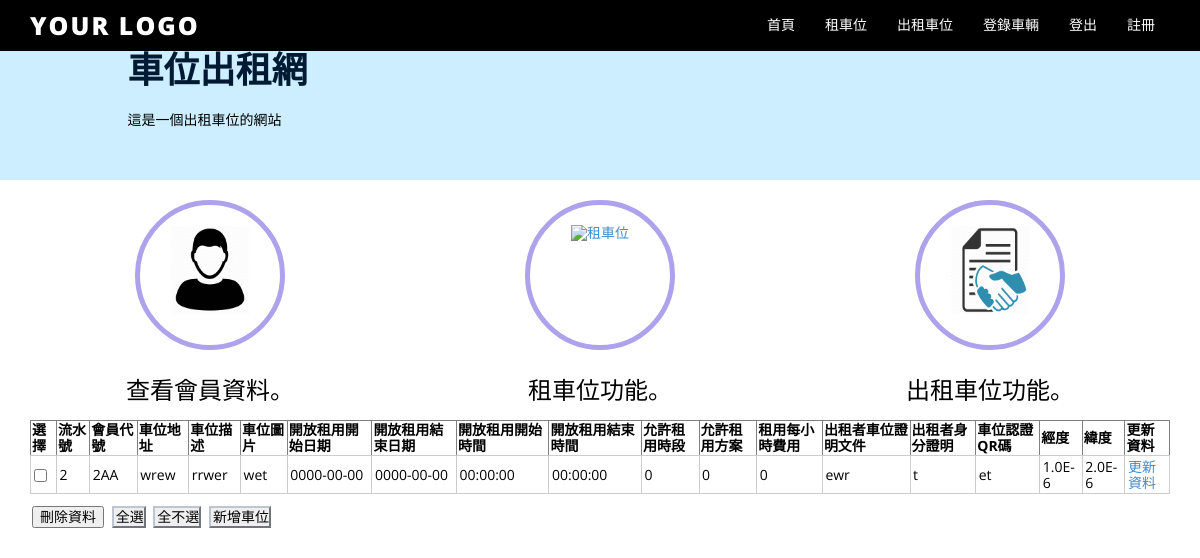
The app's page /rent.php (signed in) with its own data.
### tables this page shows
CREATE TABLE `parking` (
  `no` int(11) NOT NULL,
  `id` varchar(20) NOT NULL,
  `address` varchar(100) NOT NULL,
  `description` varchar(300) NOT NULL,
  `picture` varchar(300) NOT NULL,
  `startDate` date NOT NULL,
  `endDate` date NOT NULL,
  `startTime` time NOT NULL,
  `endTime` time NOT NULL,
  `session` int(11) NOT NULL,
  `caseNo` int(11) NOT NULL,
  `price` int(11) NOT NULL,
  `parkingDoc` varchar(300) NOT NULL,
  `userDoc` varchar(300) NOT NULL,
  `QRCode` varchar(100) NOT NULL,
  `longitude` int(11) NOT NULL,
  `latitude` int(11) NOT NULL
);

### rent.php (the view, shortened to what this page needs)
<?php
include("./header.php");
?>
<!DOCTYPE html>
<html>
<head>
</head>
<body>
<form action="deleteParkingEnter.php" method="post">
<table border="1">
<tr>
	<th>選擇</th>
	<th>流水號</th>
	<th>會員代號</th>
	<th>車位地址</th>
	<th>車位描述</th>
	<th>車位圖片</th>
	<th>開放租用開始日期</th>
	<th>開放租用結束日期</th>
	<th>開放租用開始時間</th>
	<th>開放租用結束時間</th>
	<th>允許租用時段</th>
	<th>允許租用方案</th>
	<th>租用每小時費用</th>
	<th>出租者車位證明文件</th>
	<th>出租者身分證明</th>
	<th>車位認證QR碼</th>
	<th>經度</th>
	<th>緯度</th>
	<th>更新資料</th>
</tr>
<?php
$setSQL = "SELECT * FROM `parking` WHERE `id`='" . $id . "' ORDER BY `no` ASC";
$result = mysql_query($setSQL);
while( $row = mysql_fetch_assoc($result) )
{
	echo "<tr>";
	echo "<td><input type=\"checkbox\" name=\"no[]\" value=\"" . $row["no"] . "\"/></td>";
	echo "<td>" . $row["no"] . "</td>";
	echo "<td>" . $row["id"] . "</td>";
	echo "<td>" . $row["address"] . "</td>";
	echo "<td>" . $row["description"] . "</td>";
	echo "<td>" . $row["picture"] . "</td>";
	echo "<td>" . $row["startDate"] . "</td>";
	echo "<td>" . $row["endDate"] . "</td>";
	echo "<td>" . $row["startTime"] . "</td>";
	echo "<td>" . $row["endTime"] . "</td>";
	echo "<td>" . $row["session"] . "</td>";
	echo "<td>" . $row["caseNo"] . "</td>";
	echo "<td>" . $row["price"] . "</td>";
	echo "<td>" . $row["parkingDoc"] . "</td>";
	echo "<td>" . $row["userDoc"] . "</td>";
	echo "<td>" . $row["QRCode"] . "</td>";
	echo "<td>" . ($row["longitude"]/1000000) . "</td>";
	echo "<td>" . ($row["latitude"]/1000000) . "</td>";
	echo "<td><a href=\"./updateParking.php?no=" . $row["no"] . "\">更新資料</a></td>";
	echo "</tr>";
}
?>
</table>
<button type="submit">刪除資料</button>
<input type="button" id="deleteAll" value="全選" onClick = "do_this_all()" />
<input type="button" id="undeleteAll" value="全不選" onClick = "undo_this_all()" />
<input type="button" id="createParking" value="新增車位" onClick = "window.location.href='createParking.php'" />
</form>
</body>
</html>

### header.php (shortened to what this page needs)
<?php
    $id = $_SESSION["id"];
?>
<!DOCTYPE html>
<html>
<head>
    <link href="./lib/style/assets/css/bootstrap.css" rel="stylesheet" />
    <link href="./lib/style/assets/css/style.css" rel="stylesheet" />
</head>
<body>
    <div class="navbar navbar-inverse navbar-fixed-top">
        <div class="container">
            <div class="navbar-header">
                <a class="navbar-brand" href="#">YOUR LOGO</a>
            </div>
            <div class="navbar-collapse collapse">
                <ul class="nav navbar-nav navbar-right">
                    <li><a href="home.php">首頁</a></li>
                    <?php
                        if($id == "")
                        {
                            echo '<li><a href="index.php">登入</a></li>';
                        }
                        else
                        {
                            echo '<li><a href="order.php">租車位</a></li>';
                            echo '<li><a href="rent.php">出租車位</a></li>';
                            echo '<li><a href="addCar.php">登錄車輛</a></li>';
                            echo '<li><a href="logout.php">登出</a></li>';
                        }
                    ?>
                    <li><a href="signUp.php">註冊</a></li>
                </ul>
            </div>
        </div>
    </div>
    <div style="background-color:#cceeff">
        <div class="container">
            <div class="row main-low-margin">
                <div class="col-md-10 col-md-offset-1 col-sm-10 col-sm-offset-1">
                    <h1>車位出租網</h1>
                    <h5>這是一個出租車位的網站
                    </h5>
                </div>
            </div>
        </div>
    </div>
    <div class="container">
        <div class="row main-low-margin text-center">
            <div class="col-md-4 col-sm-4">
                <div class="circle-body">
                <a href="userData.php">
                <img src="./lib/style/pic/admin.png" alt="會員資料" style=" width:80px; height: 90px; position: relative; margin-top: 20px;"></div>
                <h3>
                    查看會員資料。
                </h3>
            </div>
            <div class="col-md-4 col-sm-4">
                <div class="circle-body">
                <a href="order.php">
                <img src="./lib/style/pic/parking.png" alt="租車位" usemap="#parkingMap" style=" width:80px; height: 90px; position: relative; margin-top: 20px;">
                </a>
                </div>
                <h3>
                    租車位功能。
                </h3>
            </div>
            <div class="col-md-4 col-sm-4">
                <div class="circle-body">
                <a href="rent.php">
                <img src="./lib/style/pic/rent.png" alt="出租車位" style=" width:80px; height: 90px; position: relative;
    margin-top: 20px;">
                </a>
                </div>
                <h3>
                    出租車位功能。
                </h3>
            </div>
        </div>
</body>
</html>

### records on screen
parking: no "2", id "2AA", address "wrew", description "rrwer", picture "wet", startDate "0000-00-00", endDate "0000-00-00", startTime "00:00:00", endTime "00:00:00", session "0", caseNo "0", price "0", parkingDoc "ewr", userDoc "t", QRCode "et", $row['longitude']/1000000 "1.0E-6", $row['latitude']/1000000 "2.0E-6"
